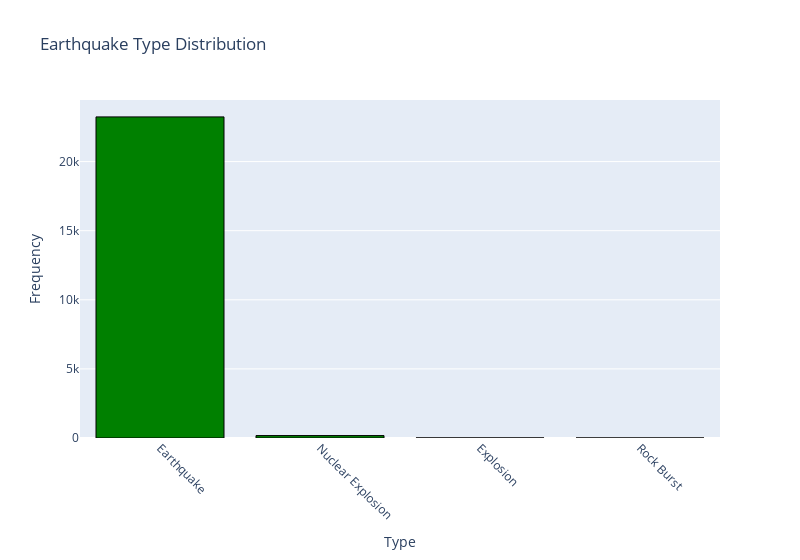

Write notebook code for a chart like this one.
### Markdown cell above
# **EarthQuake type**

### Code cell
type_counts = df['Type'].value_counts()

bar_trace = go.Bar(
    x=type_counts.index,
    y=type_counts.values,
    marker_color='green',
    marker_line_color='black',
    marker_line_width=1
)

layout = go.Layout(
    title='Earthquake Type Distribution',
    xaxis=dict(title='Type', tickangle=45),
    yaxis=dict(title='Frequency'),
    width=800  
)

fig = go.Figure(data=[bar_trace], layout=layout)
fig.show()

### Figure 1 — Plotly figure (JSON) as saved in the notebook; plotly's stock layout.template omitted (floating-point values rounded to 4 significant figures)
{"data": [{"marker": {"color": "green", "line": {"color": "black", "width": 1}}, "type": "bar", "x": ["Earthquake", "Nuclear Explosion", "Explosion", "Rock Burst"], "y": [23232, 175, 4, 1]}], "layout": {"title": {"text": "Earthquake Type Distribution"}, "width": 800, "xaxis": {"tickangle": 45, "title": {"text": "Type"}}, "yaxis": {"title": {"text": "Frequency"}}}}
